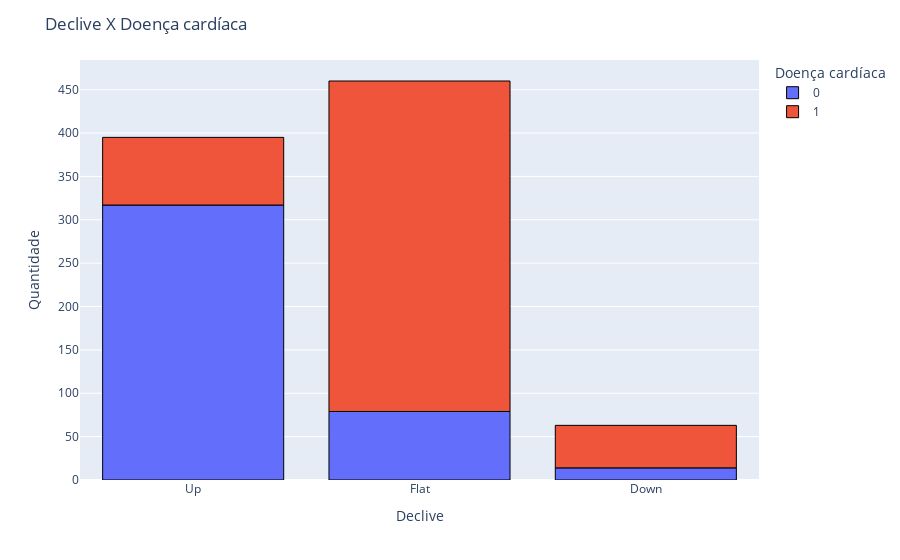

Notebook source saved alongside this figure:
### Code cell
fig = px.histogram(df, x="ST_Slope", color="HeartDisease")
fig.update_layout(
    title_text="Declive X Doença cardíaca",
    xaxis_title_text="Declive",
    yaxis_title_text="Quantidade",
    legend_title_text="Doença cardíaca"
)
fig.update_traces(marker_line_width=1, marker_line_color="black")
fig.show()

### Figure 1 — Plotly figure (JSON) as saved in the notebook; plotly's stock layout.template omitted (floating-point values rounded to 4 significant figures; data arrays with more than 128 entries replaced by an {"elided": "..."} marker saying what was removed)
{"data": [{"alignmentgroup": "True", "bingroup": "x", "hovertemplate": "HeartDisease=0<br>ST_Slope=%{x}<br>count=%{y}<extra></extra>", "legendgroup": "0", "marker": {"color": "#636efa", "line": {"color": "black", "width": 1}, "pattern": {"shape": ""}}, "name": "0", "offsetgroup": "0", "orientation": "v", "showlegend": true, "type": "histogram", "x": {"elided": "410 str values"}, "xaxis": "x", "yaxis": "y"}, {"alignmentgroup": "True", "bingroup": "x", "hovertemplate": "HeartDisease=1<br>ST_Slope=%{x}<br>count=%{y}<extra></extra>", "legendgroup": "1", "marker": {"color": "#EF553B", "line": {"color": "black", "width": 1}, "pattern": {"shape": ""}}, "name": "1", "offsetgroup": "1", "orientation": "v", "showlegend": true, "type": "histogram", "x": {"elided": "508 str values"}, "xaxis": "x", "yaxis": "y"}], "layout": {"barmode": "relative", "legend": {"title": {"text": "Doença cardíaca"}, "tracegroupgap": 0}, "margin": {"t": 60}, "title": {"text": "Declive X Doença cardíaca"}, "xaxis": {"anchor": "y", "domain": [0, 1], "title": {"text": "Declive"}}, "yaxis": {"anchor": "x", "domain": [0, 1], "title": {"text": "Quantidade"}}}}
